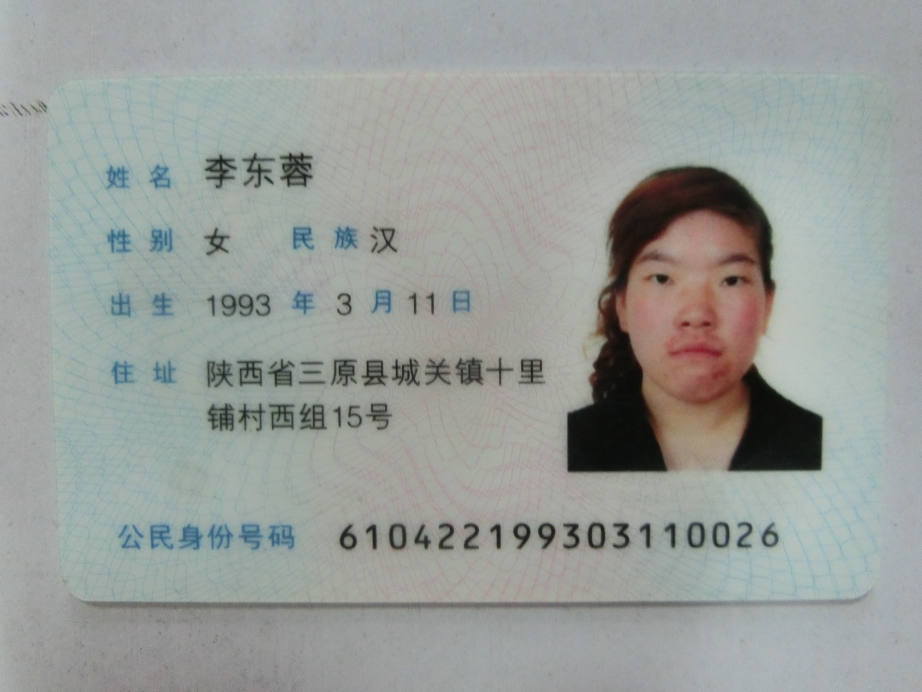
//> input picture leon_cpp/test_img/1.jpg, 4608 x 3456 px (shown at 1/5 size)
$ ./laplacian   (built with g++ and OpenCV 4)
//> lines starting //> are read from the running program, lines starting //| are printed output that depends on the picture
#include "opencv2/opencv.hpp"

int main()
{
    cv::Mat img = cv::imread("../test_img/1.jpg");
//> img is the input picture: 3456 rows x 4608 cols, CV_8UC3; mean B, G, R 153.2, 156.8, 152.1
    cv::resize(img, img, cv::Size(img.cols/5,img.rows/5));
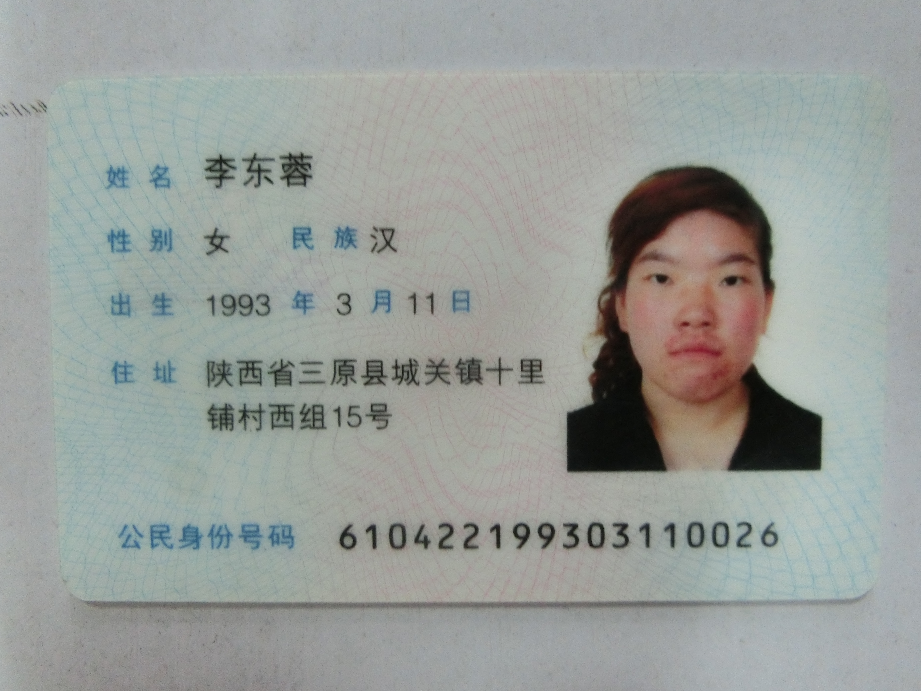
//> img: 691 rows x 921 cols, CV_8UC3; mean B, G, R 153.1, 156.7, 152
    cv::Mat img_gray, img_guassian;
    cv::Mat edge, dst, abs_dst;

    dst.create(img.size(), img.type());
    cv::GaussianBlur(img, img_guassian, cv::Size(3,3),0,0, cv::BORDER_DEFAULT);
    cv::cvtColor(img_guassian, img_gray, cv::COLOR_BGR2GRAY);
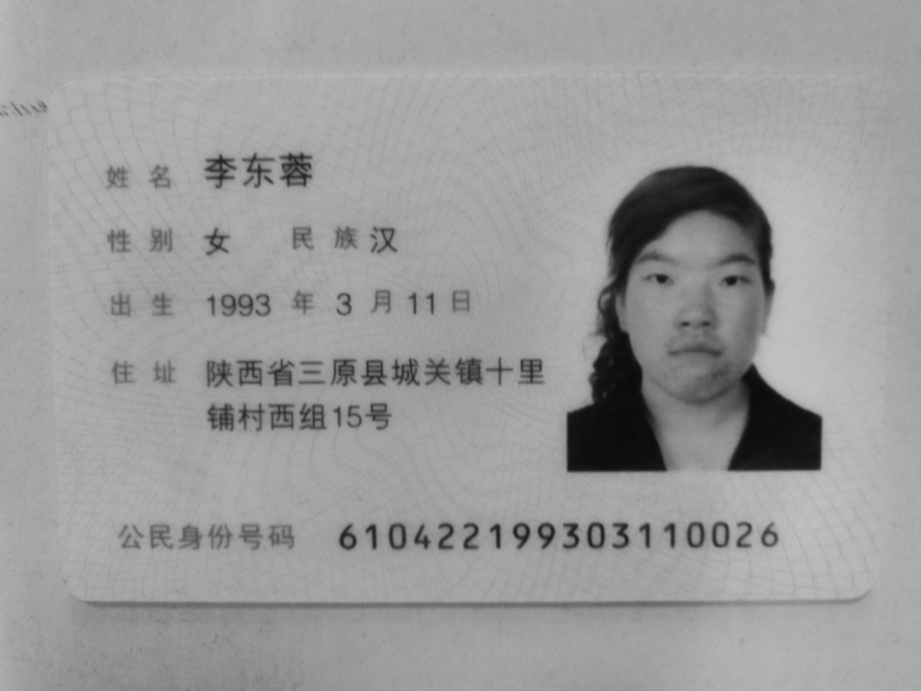
//> img_gray: 691 rows x 921 cols, CV_8UC1; min 10, max 195, mean 154.9
    cv::Laplacian(img_gray, dst, CV_16S, 3, 1, 0, cv::BORDER_DEFAULT);
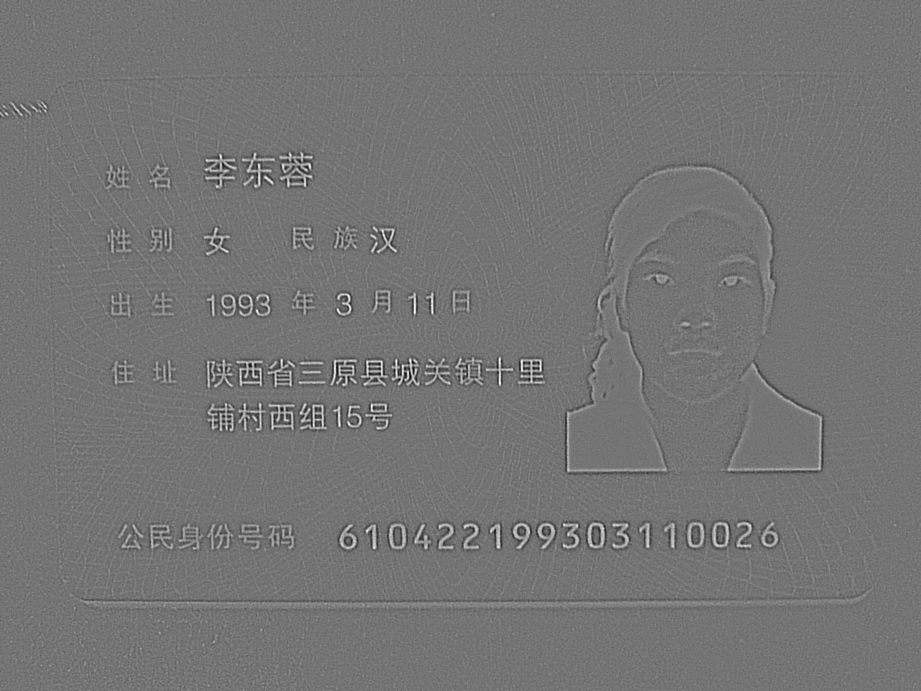
//> dst: 691 rows x 921 cols, CV_16SC1; min -174, max 206, mean 0; drawn with min black and max white
    cv::convertScaleAbs(dst, abs_dst);
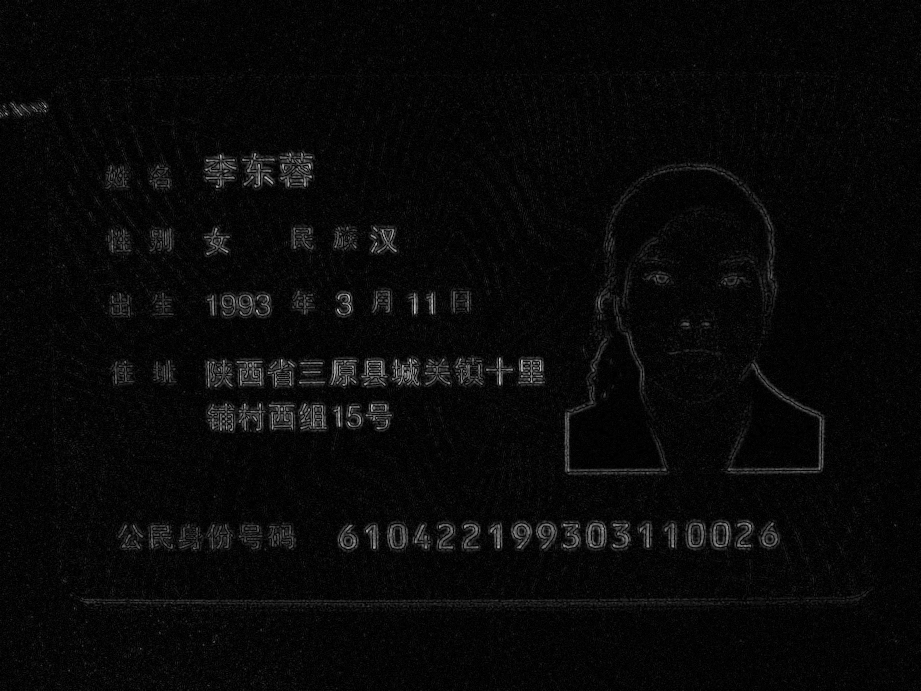
//> abs_dst: 691 rows x 921 cols, CV_8UC1; min 0, max 206, mean 8.8

    cv::imshow("raw",img);
    cv::imshow("img_guassian", img_guassian);
    cv::imshow("dst", abs_dst);
    cv::waitKey(-1);
}
